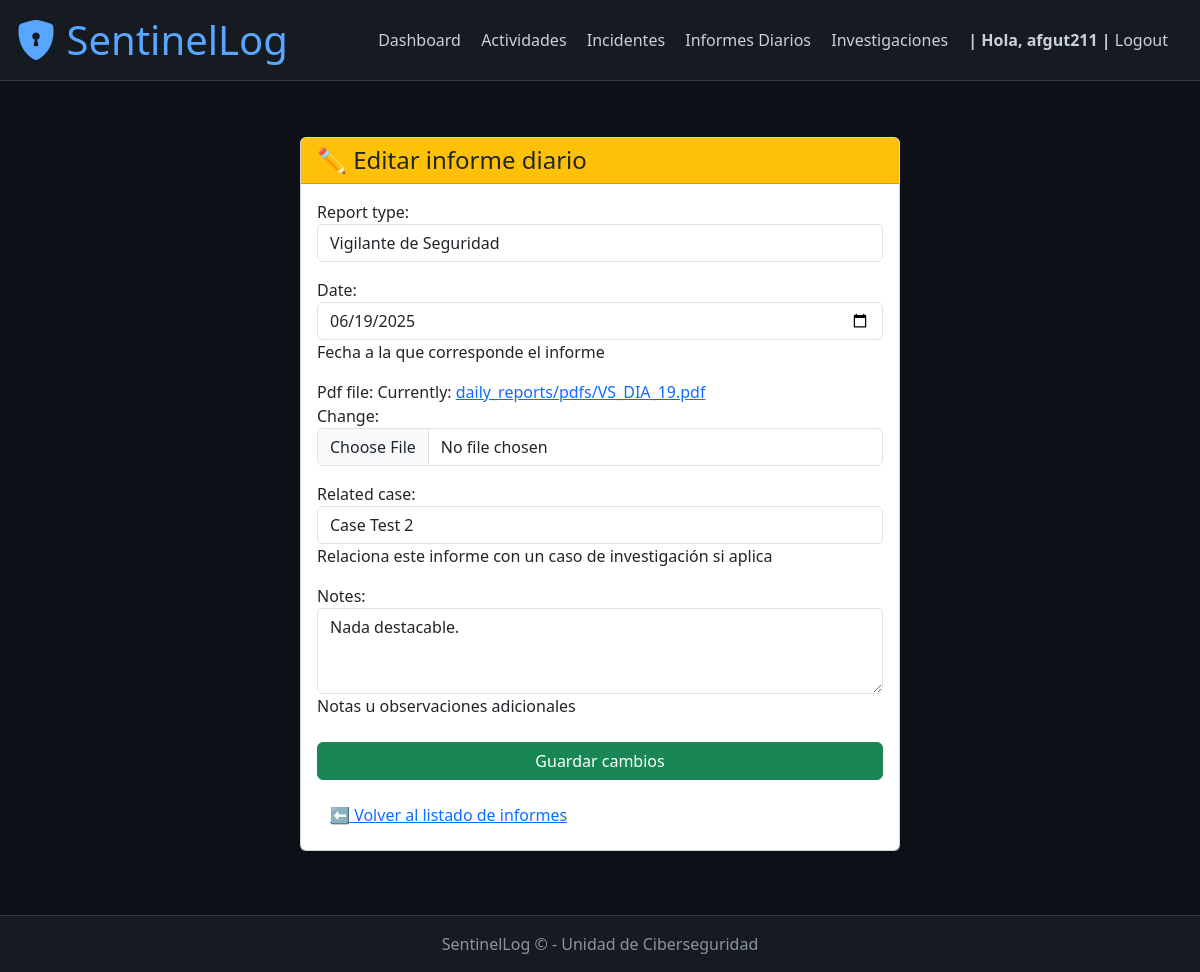
/daily_reports/edit/1/ (signed in), run on an earlier commit of the app's database.
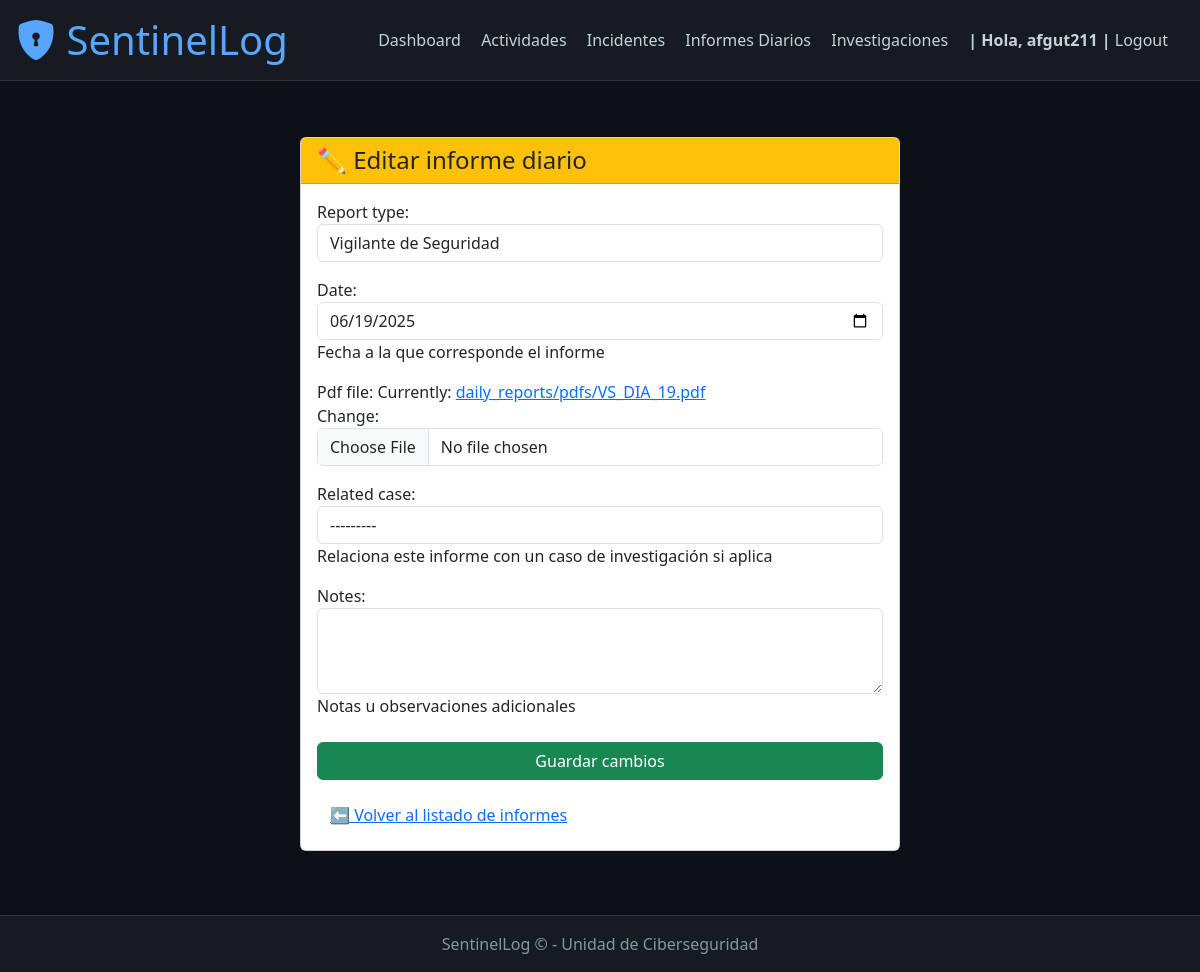
And on a later commit of the database.
### daily_reports/models.py (models this page shows, shortened)
class DailyReport(models.Model):
    REPORT_TYPE_CHOICES = [
        ('vigilante', 'Vigilante de Seguridad'),
        ('front_gate', 'Control de Front Gate'),
        ('otro', 'Otro'),
    ]
    report_type = models.CharField(
        max_length=20,
        choices=REPORT_TYPE_CHOICES,
        default='vigilante'
    )
    date = models.DateField(help_text="Fecha a la que corresponde el informe")
    uploaded_at = models.DateTimeField(auto_now_add=True)
    uploaded_by = models.ForeignKey(User, on_delete=models.SET_NULL, null=True, blank=True)
    pdf_file = models.FileField(upload_to='daily_reports/pdfs/')
    related_case = models.ForeignKey(
        'investigations.InvestigationCase',
        on_delete=models.SET_NULL,
        null=True,
        blank=True,
        help_text="Relaciona este informe con un caso de investigación si aplica"
    )
    notes = models.TextField(blank=True, help_text="Notas u observaciones adicionales")
    pdf_text = models.TextField(blank=True, help_text="Texto extraído del PDF para búsqueda")

### daily_reports/views.py (the view)
# urls.py: path('edit/<int:pk>/', views.edit_daily_report, name='edit_daily_report'),
@login_required
def edit_daily_report(request, pk):
    report = get_object_or_404(DailyReport, pk=pk)
    if request.method == 'POST':
        form = DailyReportForm(request.POST, request.FILES, instance=report)
        if form.is_valid():
            report = form.save(commit=False)
            pdf_file = request.FILES.get('pdf_file')
            if pdf_file:
                report.pdf_text = extract_pdf_text(pdf_file)
            report.save()
            return redirect('daily_reports_index')
    else:
        form = DailyReportForm(instance=report)
    return render(request, 'daily_reports/edit_daily_report.html', {'form': form, 'report': report})

### daily_reports/forms.py
class DailyReportForm(forms.ModelForm):
    class Meta:
        model = DailyReport
        fields = ['report_type', 'date', 'pdf_file', 'related_case', 'notes']
        widgets = {
            'date': forms.DateInput(attrs={'type': 'date', 'class': 'form-control'}),
            'notes': forms.Textarea(attrs={'class': 'form-control', 'rows': 3}),
            'report_type': forms.Select(attrs={'class': 'form-control'}),
            'related_case': forms.Select(attrs={'class': 'form-control'}),
            'pdf_file': forms.ClearableFileInput(attrs={'class': 'form-control'}),
        }

### investigations/models.py (called while the page is built)
    def __str__(self):
        return self.title

### daily_reports/templates/daily_reports/edit_daily_report.html (shortened to what this page needs)
{% extends 'base.html' %}
{% block content %}
<div class="card mx-auto mt-4" style="max-width: 600px;">
    <div class="card-header bg-warning text-dark">
        <h4 class="mb-0">✏️ Editar informe diario</h4>
    </div>
    <div class="card-body">
        <form method="post" enctype="multipart/form-data" autocomplete="off">
            {{ form.as_p }}
            <button type="submit" class="btn btn-success w-100 mt-2">
                Guardar cambios
            </button>
        </form>
        <a href="{% url 'daily_reports_index' %}" class="btn btn-link mt-3">
            ⬅ Volver al listado de informes
        </a>
    </div>
</div>
{% endblock %}

What changed in the data, as far as the page shows it:
changed DailyReport "Vigilante de Seguridad": related_case "Case Test 2" → "---------"; notes "Nada destacable." → (not shown)
